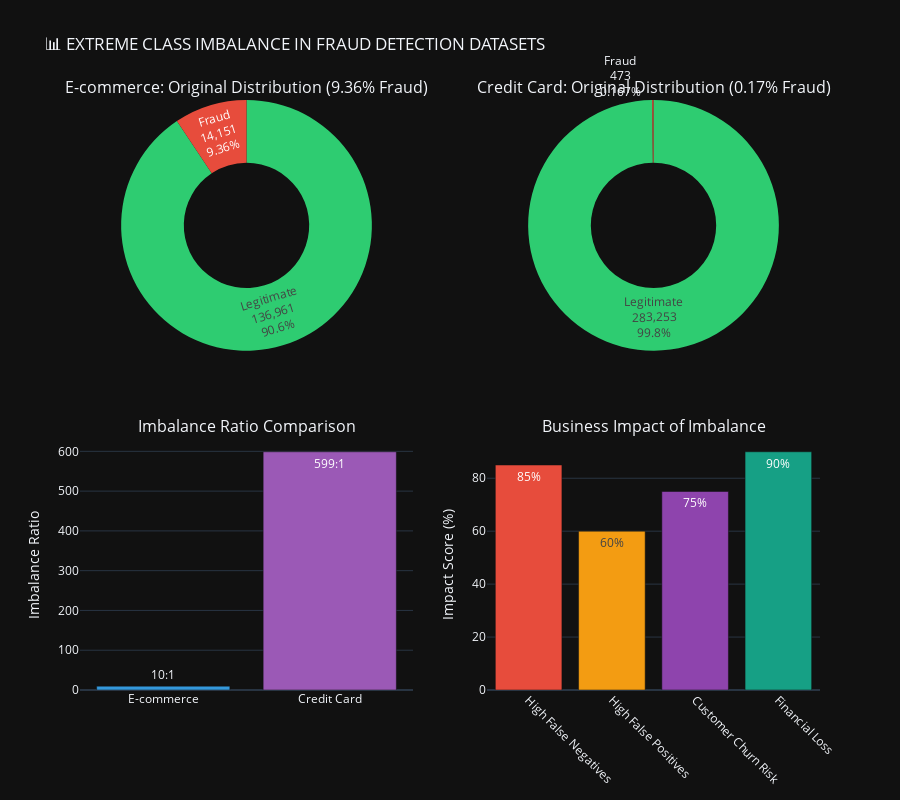

Notebook cell for this chart:
### Code cell
# ============================================================================
# VISUALIZE ORIGINAL IMBALANCE
# ============================================================================
fig = make_subplots(
    rows=2, cols=2,
    subplot_titles=('E-commerce: Original Distribution (9.36% Fraud)',
                    'Credit Card: Original Distribution (0.17% Fraud)',
                    'Imbalance Ratio Comparison',
                    'Business Impact of Imbalance'),
    specs=[[{'type': 'pie'}, {'type': 'pie'}],
           [{'type': 'bar'}, {'type': 'bar'}]],
    vertical_spacing=0.15
)

# 1. E-commerce pie chart
fig.add_trace(
    go.Pie(
        labels=['Legitimate', 'Fraud'],
        values=[legit_cases, fraud_cases],
        hole=0.5,
        marker_colors=['#2ECC71', '#E74C3C'],
        textinfo='percent+label+value',
        name='E-commerce'
    ), row=1, col=1
)

# 2. Credit card pie chart
fig.add_trace(
    go.Pie(
        labels=['Legitimate', 'Fraud'],
        values=[credit_legit, credit_fraud],
        hole=0.5,
        marker_colors=['#2ECC71', '#E74C3C'],
        textinfo='percent+label+value',
        name='Credit Card'
    ), row=1, col=2
)

# 3. Imbalance ratio comparison
datasets = ['E-commerce', 'Credit Card']
ratios = [fraud_imbalance, credit_imbalance]

fig.add_trace(
    go.Bar(
        x=datasets,
        y=ratios,
        marker_color=['#3498DB', '#9B59B6'],
        text=[f"{r:.0f}:1" for r in ratios],
        textposition='auto',
        name='Imbalance Ratio'
    ), row=2, col=1
)

# 4. Business impact
business_impact = {
    'High False Negatives': 85,
    'High False Positives': 60,
    'Customer Churn Risk': 75,
    'Financial Loss': 90
}

fig.add_trace(
    go.Bar(
        x=list(business_impact.keys()),
        y=list(business_impact.values()),
        marker_color=['#E74C3C', '#F39C12', '#8E44AD', '#16A085'],
        text=[f"{v}%" for v in business_impact.values()],
        textposition='auto',
        name='Business Impact'
    ), row=2, col=2
)

fig.update_layout(
    height=800,
    title_text="📊 EXTREME CLASS IMBALANCE IN FRAUD DETECTION DATASETS",
    showlegend=False,
    template='plotly_dark'
)

fig.update_xaxes(tickangle=45, row=2, col=2)
fig.update_yaxes(title_text="Imbalance Ratio", row=2, col=1)
fig.update_yaxes(title_text="Impact Score (%)", row=2, col=2)

fig.show()
print("✅ Original imbalance visualization complete")

### Figure 1 — Plotly figure (JSON) as saved in the notebook; plotly's stock layout.template omitted (floating-point values rounded to 4 significant figures)
{"data": [{"domain": {"x": [0, 0.45], "y": [0.575, 1]}, "hole": 0.5, "labels": ["Legitimate", "Fraud"], "marker": {"colors": ["#2ECC71", "#E74C3C"]}, "name": "E-commerce", "textinfo": "percent+label+value", "type": "pie", "values": [136961, 14151]}, {"domain": {"x": [0.55, 1], "y": [0.575, 1]}, "hole": 0.5, "labels": ["Legitimate", "Fraud"], "marker": {"colors": ["#2ECC71", "#E74C3C"]}, "name": "Credit Card", "textinfo": "percent+label+value", "type": "pie", "values": [283253, 473]}, {"marker": {"color": ["#3498DB", "#9B59B6"]}, "name": "Imbalance Ratio", "text": ["10:1", "599:1"], "textposition": "auto", "type": "bar", "x": ["E-commerce", "Credit Card"], "xaxis": "x", "y": [9.679, 598.8], "yaxis": "y"}, {"marker": {"color": ["#E74C3C", "#F39C12", "#8E44AD", "#16A085"]}, "name": "Business Impact", "text": ["85%", "60%", "75%", "90%"], "textposition": "auto", "type": "bar", "x": ["High False Negatives", "High False Positives", "Customer Churn Risk", "Financial Loss"], "xaxis": "x2", "y": [85, 60, 75, 90], "yaxis": "y2"}], "layout": {"annotations": [{"font": {"size": 16}, "showarrow": false, "text": "E-commerce: Original Distribution (9.36% Fraud)", "x": 0.225, "xanchor": "center", "xref": "paper", "y": 1, "yanchor": "bottom", "yref": "paper"}, {"font": {"size": 16}, "showarrow": false, "text": "Credit Card: Original Distribution (0.17% Fraud)", "x": 0.775, "xanchor": "center", "xref": "paper", "y": 1, "yanchor": "bottom", "yref": "paper"}, {"font": {"size": 16}, "showarrow": false, "text": "Imbalance Ratio Comparison", "x": 0.225, "xanchor": "center", "xref": "paper", "y": 0.425, "yanchor": "bottom", "yref": "paper"}, {"font": {"size": 16}, "showarrow": false, "text": "Business Impact of Imbalance", "x": 0.775, "xanchor": "center", "xref": "paper", "y": 0.425, "yanchor": "bottom", "yref": "paper"}], "height": 800, "showlegend": false, "title": {"text": "📊 EXTREME CLASS IMBALANCE IN FRAUD DETECTION DATASETS"}, "xaxis": {"anchor": "y", "domain": [0, 0.45]}, "xaxis2": {"anchor": "y2", "domain": [0.55, 1], "tickangle": 45}, "yaxis": {"anchor": "x", "domain": [0, 0.425], "title": {"text": "Imbalance Ratio"}}, "yaxis2": {"anchor": "x2", "domain": [0, 0.425], "title": {"text": "Impact Score (%)"}}}}
